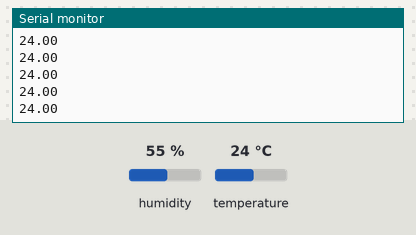
A sketch run on a simulated Arduino Mega 2560, built with avr-gcc and run on an emulated ATmega2560. On the bench: the last lines printed to the serial monitor. The inputs (shaded band) are chosen by the test bench; at power-on: temperature 24 °C, humidity 55 %.

Above: at 1.2 s.
1.3 s: temperature set to 12 °C
At 1.8 s:
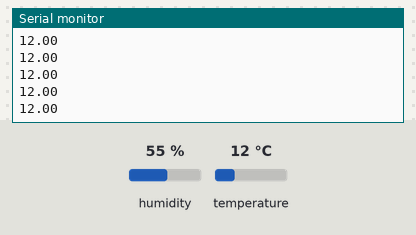
2.8 s: temperature set to 19 °C
At 3.3 s:
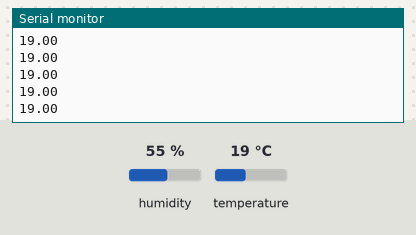
Timing chart, 0 to 5.8 s (numbered marks = the images above; inputs shaded):
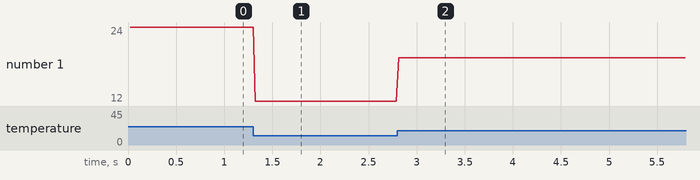

The sketch:

temperature_test.ino
```cpp
/*
 Δοκιμαστικό πρόγραμμα για τον αισθητήρα θερμοκρασίας
 Διαβάζει τις τιμές που παίρνει ο αισθητήρας
 και τις εμφανίζει στο serial monitor.
*/

#include <dht.h>  //Εισάγουμε την βιβλιοθήκη του αισθητήρα θερμοκρασίας

#define pinT A14  //Ονομάζω pinT το αναλογικό Pin 14 στο οποίο είναι συνδεδεμένος ο αισθητήρας

dht DHT;          //Δημιουργώ ένα θερμόμετρο από την βιβλιοθήκη DHT

float temp;       //Δημιουργώ μια μεταβλητή στην οποία θα αποθηκεύω την θερμοκρασία

void setup() {
Serial.begin(9600);   //Ξεκινάμε την σειριακή επικοινωνία
}

void loop() {
  DHT.read11(pinT);        //Διαβάζουμε τις τιμές από τον αισθητήρα
  temp = DHT.temperature;  //Παίρνουμε την θερμοκρασία
  Serial.println(temp);    //την εμφανίζουμε στην σειριακή οθόνη
}
```

Measured:
- after the input at 1.3 s, the serial monitor: prints a new line at once (image 1)
- after the input at 2.8 s, the serial monitor: prints a new line at once (image 2)
- plotted number 1: 24 → 12 after the input at 1.3 s, 12 → 19 after the input at 2.8 s
